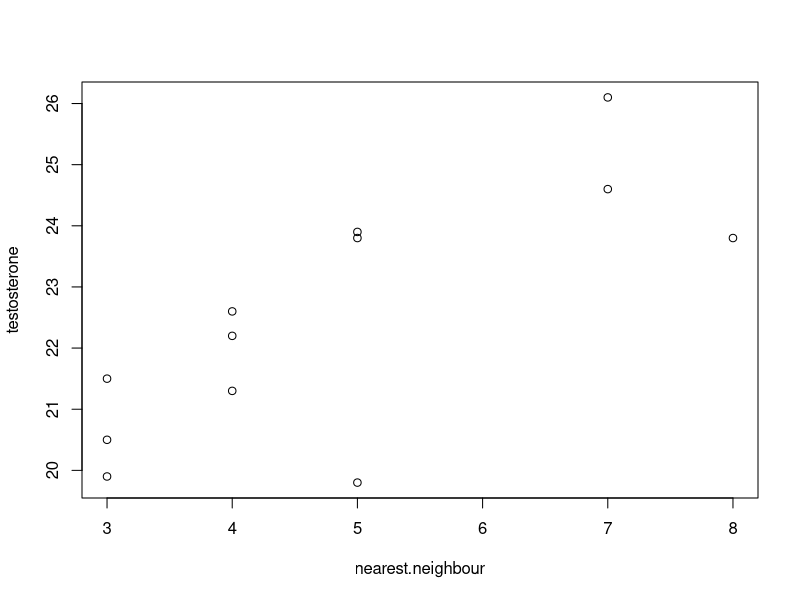

Here is the R script that generated this plot:
## ---- chunk 1
knitr::opts_chunk$set(collapse = TRUE, warning = FALSE, message = FALSE, comment = NA)
## ---- chunk 2
nearest.neighbour<-c(4,7,3,5,8,3,7,4,3,5,5,4)
## ---- chunk 3
nearest.neighbour
## ---- chunk 4
testosterone<-c(22.2,26.1,21.5,23.8,23.8,20.5,24.6,22.6,19.9,23.9,19.8,21.3)
## ---- chunk 5
plot(nearest.neighbour,testosterone)
## ---- chunk 6
cor.test(nearest.neighbour, testosterone)
